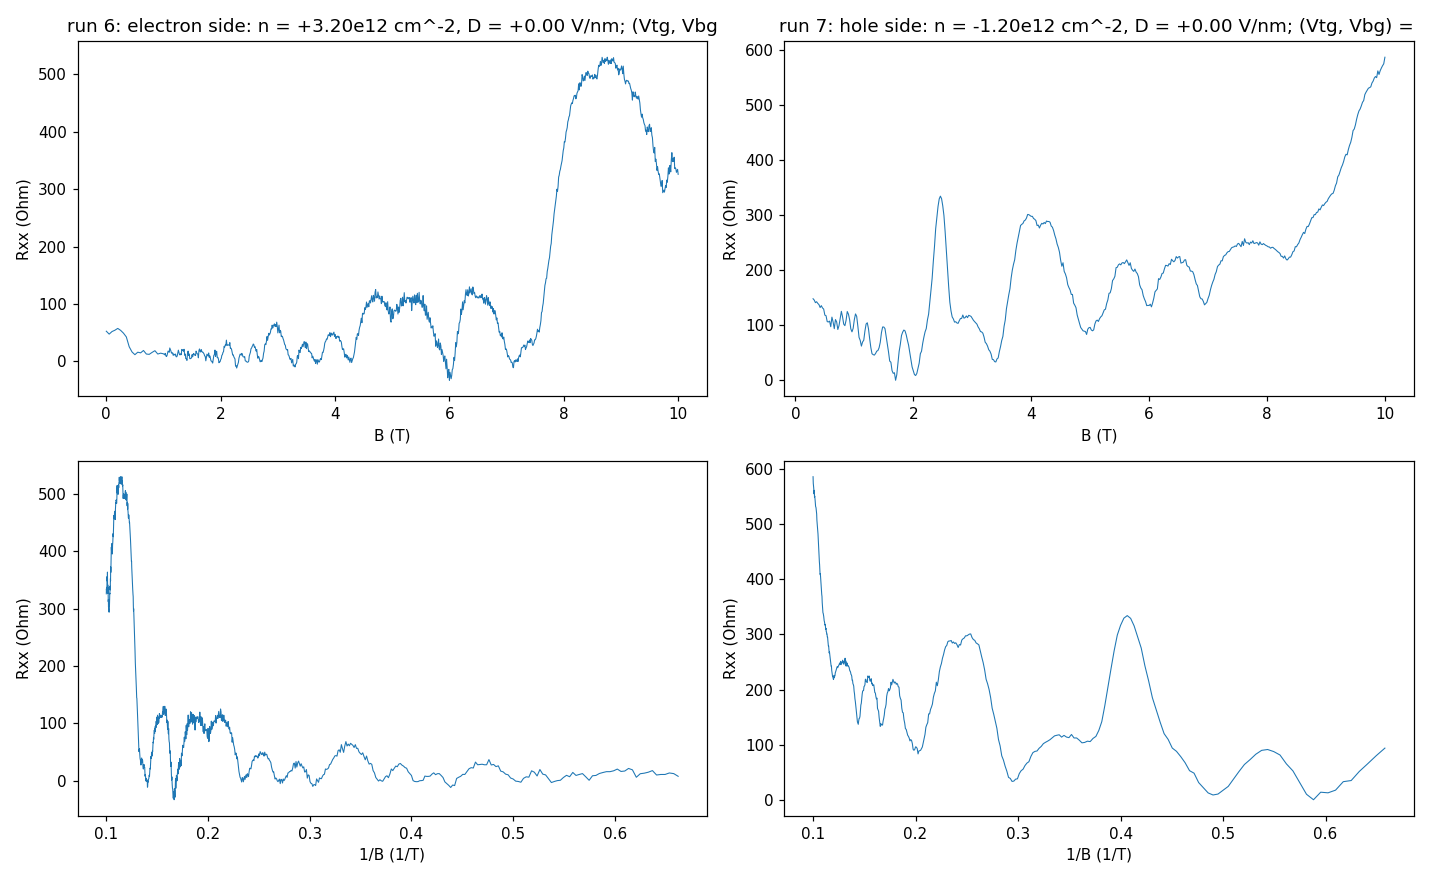

Here is the Python script that generated this plot:
import numpy as np, matplotlib; matplotlib.use("Agg"); import matplotlib.pyplot as plt
from pathlib import Path
from hera.analysis import open_run, resolve_channels, summarize_run
fig, ax = plt.subplots(2, 2, figsize=(13, 8))
for k, rid in enumerate([6, 7]):
    r = open_run(Path("data") / str(rid))
    print(summarize_run(r))
    ch = {c.cid: c for c in resolve_channels(r.meta)}
    B = r.col("magnet_field"); I = r.col("sr0_X") / ch["sr0"].gain
    R = (r.col("sr1_X") / ch["sr1"].gain) / I
    T = r.col("T_sample")
    print(f"run {rid}: B {B.min():.2f}-{B.max():.2f}, R {R.min():.1f}..{R.max():.1f} Ohm, R(Bmin)={R[np.argmin(B)]:.1f}, I {I.min()*1e9:.2f}-{I.max()*1e9:.2f} nA, T {T.min():.3f}-{T.max():.3f} K, npts {len(B)}")
    o = np.argsort(B)
    ax[0, k].plot(B[o], R[o], "-", lw=0.7); ax[0, k].set_xlabel("B (T)"); ax[0, k].set_ylabel("Rxx (Ohm)"); ax[0, k].set_title(f"run {rid}: {r.meta['comments'][1][:60]}")
    m = B > 1.5
    ax[1, k].plot(1 / B[o][m[o]], R[o][m[o]], "-", lw=0.7); ax[1, k].set_xlabel("1/B (1/T)"); ax[1, k].set_ylabel("Rxx (Ohm)")
    np.save(f"hera_scratch/run{rid}_BR.npy", np.vstack([B[o], R[o]]))
fig.tight_layout(); fig.savefig("hera_scratch/spot_raw.png", dpi=110)
